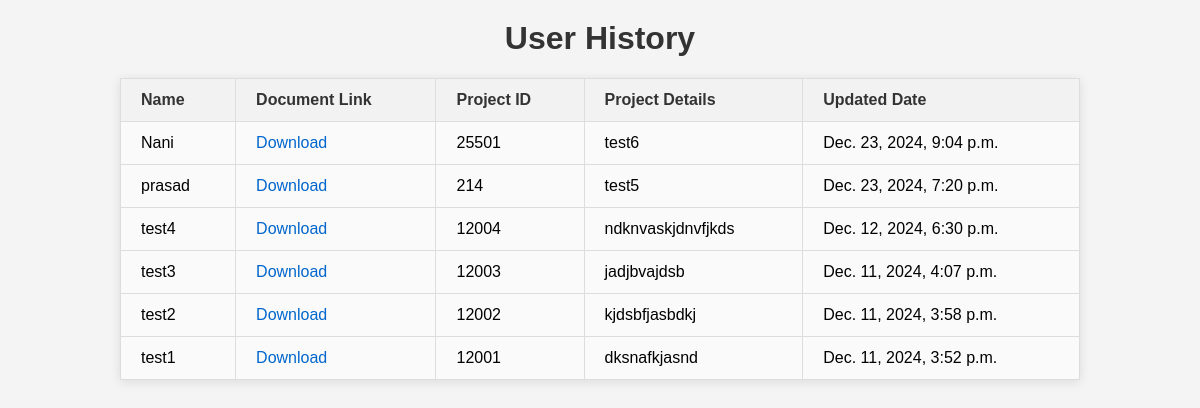
The page /user_history on the database its author committed.
### projectapp/models.py (models this page shows, shortened)
class UploadData(models.Model):
    sno = models.CharField(max_length=10)
    name = models.CharField(max_length=100)
    doc_link = models.FileField(upload_to='documents/')
    project_id = models.CharField(max_length=50)
    project_details = models.TextField()
    created_at = models.DateTimeField(auto_now_add=True)

### projectapp/views.py (the view)
# urls.py: path('user_history', views.user_history, name='user_history'),
def user_history(request):
    context = {}
    filtered_data = UploadData.objects.all().order_by('-created_at')
    context = {
            'data': filtered_data,
        }
    return render(request, 'user_history.html', context)

### projectapp/templates/user_history.html (shortened to what this page needs)
<!DOCTYPE html>
<html lang="en">
<head>
</head>
<body>
    <h1>User History</h1>
    {% if data %}
        <table>
            <thead>
                <tr>
                    <th>Name</th>
                    <th>Document Link</th>
                    <th>Project ID</th>
                    <th>Project Details</th>
                    <th>Updated Date</th>
                </tr>
            </thead>
            <tbody>
                {% for record in data %}
                    <tr>
                        <td>{{ record.name }}</td>
                        <td><a href="{{ record.doc_link.url }}" target="_blank">Download</a></td>
                        <td>{{ record.project_id }}</td>
                        <td>{{ record.project_details }}</td>
                        <td>{{ record.created_at }}</td>
                    </tr>
                {% endfor %}
            </tbody>
        </table>
    {% else %}
        <p>No data found.</p>
    {% endif %}
</body>
</html>

### projectapp/templates/user_history.html (style rules this page uses)
body { font-family: Arial, sans-serif; background-color: #f4f4f4; margin: 0; padding: 0; }
h1 { text-align: center; color: #333; margin-top: 20px; }
table { width: 80%; margin: 20px auto; border-collapse: collapse; background-color: #fff; box-shadow: 0 2px 10px rgba(0, 0, 0, 0.1); }
th, td { padding: 12px 20px; text-align: left; border: 1px solid #ddd; }
th { background-color: #f2f2f2; color: #333; font-weight: bold; }
td { background-color: #fafafa; }
td a { color: #0066cc; text-decoration: none; }

### rows shown on the page
UploadData: name "Nani", project_id "25501", project_details "test6", created_at "Dec. 23, 2024, 9:04 p.m."
UploadData: name "prasad", project_id "214", project_details "test5", created_at "Dec. 23, 2024, 7:20 p.m."
UploadData: name "test4", project_id "12004", project_details "ndknvaskjdnvfjkds", created_at "Dec. 12, 2024, 6:30 p.m."
UploadData: name "test3", project_id "12003", project_details "jadjbvajdsb", created_at "Dec. 11, 2024, 4:07 p.m."
UploadData: name "test2", project_id "12002", project_details "kjdsbfjasbdkj", created_at "Dec. 11, 2024, 3:58 p.m."
UploadData: name "test1", project_id "12001", project_details "dksnafkjasnd", created_at "Dec. 11, 2024, 3:52 p.m."
